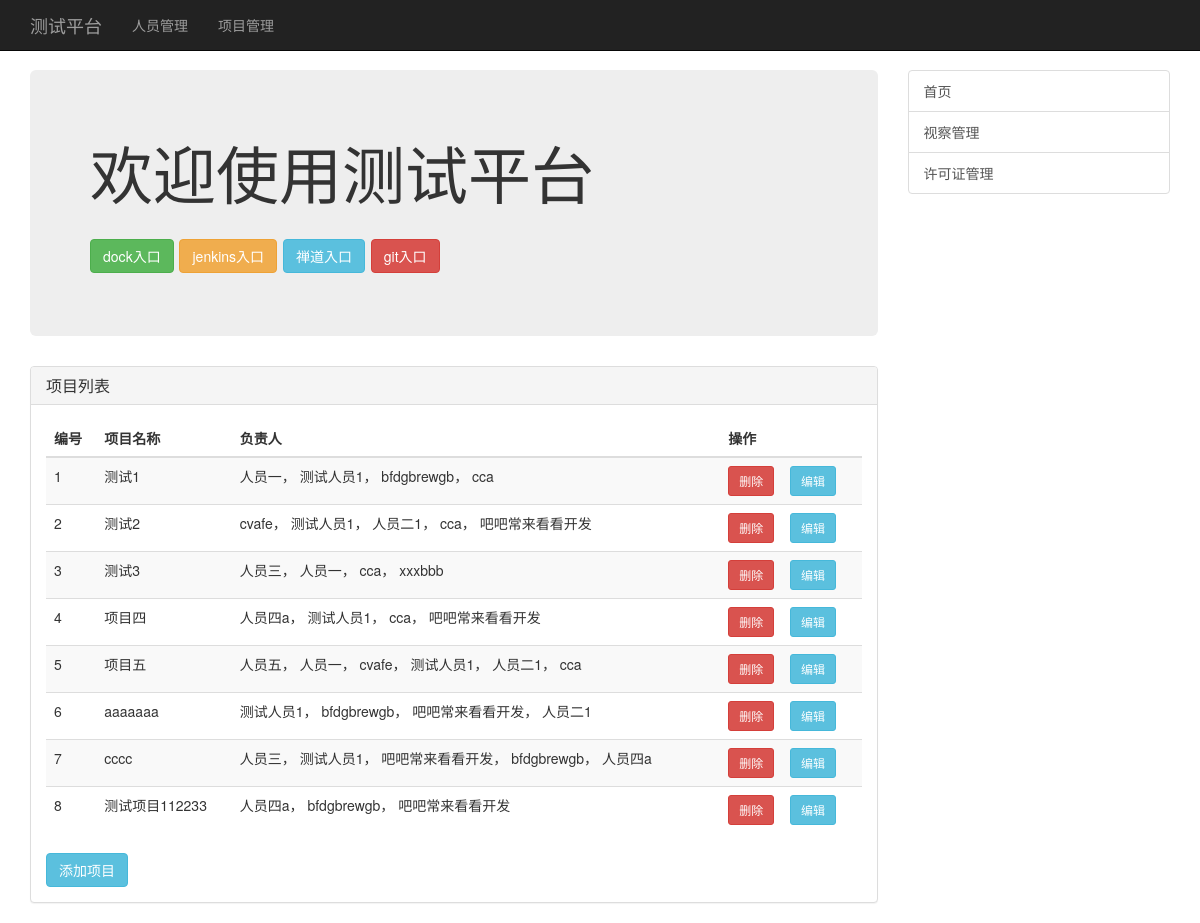
Screenshot of /project/index/ with the database file from the repository.
### Project/models.py (models this page shows)
class Project(models.Model):
    project_name = models.CharField(max_length=128)
    project_is_del = models.BooleanField(default=False)

### Person/models.py (models this page shows)
class Person(models.Model):
    person_name = models.CharField(max_length=16)           #人员
    person_is_del = models.BooleanField(default=False)      #逻辑删除
    person_project = models.ManyToManyField('Project.Project')  #多对对关系，关联项目表

### Project/views.py (the view)
# urls.py: path('index/',views.index,name='index'),
def index(request):
    all_projects = models.Project.objects.filter(project_is_del=False)
    return render(request,'project/project_list.html',context=locals())

### templates/project/project_list.html (shortened to what this page needs)
{% extends 'project/project_base.html' %}
{% block tabletitle %}
    项目列表
{% endblock %}
{% block table_project %}
    <table class="table table-striped table-hover">
        <thead>
        <tr>
            <th>编号</th>
            <th>项目名称</th>
            <th>负责人</th>
            <th>操作</th>
        </tr>
        </thead>
        <tbody>
        <tr>
            {% for project in all_projects %}
                <td>{{ forloop.counter }}</td>
                <td>{{ project.project_name }}</td>
                <td>
                    {% for person in project.person_set.all %}
                        {% if not person.person_is_del%}
                        {% if forloop.last %}
                            {{person.person_name}}
                            {% else %}
                            {{person.person_name}}，
                        {% endif %}
                        {% endif %}
                    {% endfor %}
                </td>
                <td><a href="{% url 'project:project_del' %}?pk={{ project.pk }}" class="btn btn-danger btn-sm">删除</a>
                    <a href="{% url 'project:project_edit' %}?pk={{ project.pk }}" class="btn btn-info btn-sm">编辑</a>
                </tr>
            {% endfor %}
        </tbody>
    </table>
    <a href="{% url 'project:project_add' %}" class="btn btn-info">添加项目</a>
{% endblock %}

### static/css/dsb.css (style rules this page uses)
html, body { overflow-x: hidden; }
body { padding-top: 70px; }

### rows the page displays
Project: project_name "测试1"
Person: person_name "人员一"
Person: person_name "测试人员1"
Person: person_name "bfdgbrewgb"
Person: person_name "cca"
Project: project_name "测试2"
Person: person_name "cvafe"
Person: person_name "人员二1"
Person: person_name "吧吧常来看看开发"
Project: project_name "测试3"
Person: person_name "人员三"
Person: person_name "xxxbbb"
Project: project_name "项目四"
Person: person_name "人员四a"
Project: project_name "项目五"
Person: person_name "人员五"
Project: project_name "aaaaaaa"
Project: project_name "cccc"
Project: project_name "测试项目112233"
